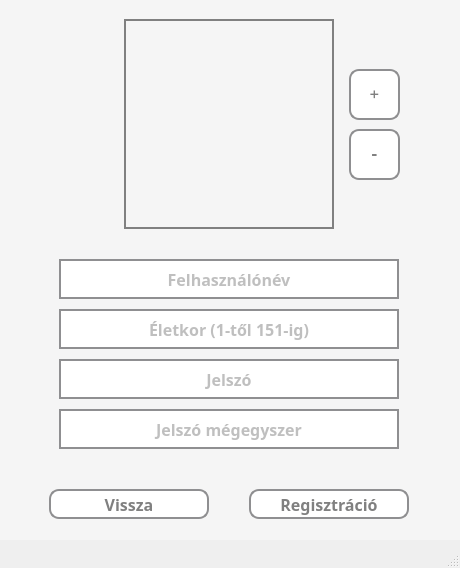
<?xml version="1.0" encoding="UTF-8"?>
<ui version="4.0">
 <class>registerAccountUI</class>
 <widget class="QMainWindow" name="registerAccountUI">
  <property name="geometry">
   <rect>
    <x>0</x>
    <y>0</y>
    <width>460</width>
    <height>568</height>
   </rect>
  </property>
  <property name="font">
   <font>
    <family>Corbel</family>
    <pointsize>12</pointsize>
   </font>
  </property>
  <property name="windowTitle">
   <string>Regisztráció</string>
  </property>
  <property name="styleSheet">
   <string notr="true"/>
  </property>
  <widget class="QWidget" name="centralwidget">
   <widget class="QWidget" name="widget" native="true">
    <property name="geometry">
     <rect>
      <x>-1</x>
      <y>-1</y>
      <width>461</width>
      <height>581</height>
     </rect>
    </property>
    <property name="styleSheet">
     <string notr="true">* {
	background-color: whitesmoke;
    font-size: 16px;
    font-weight: bold;
}</string>
    </property>
    <widget class="QPushButton" name="backButton">
     <property name="geometry">
      <rect>
       <x>50</x>
       <y>490</y>
       <width>160</width>
       <height>30</height>
      </rect>
     </property>
     <property name="styleSheet">
      <string notr="true">* {
	background-color: white;
	border: 2px solid #8f8f91;
	border-radius: 10px;
	color: grey;
}

*:hover {
	background-color: rgb(120, 120, 220);
	color: white;
}</string>
     </property>
     <property name="text">
      <string>Vissza</string>
     </property>
    </widget>
    <widget class="QPushButton" name="registerButton">
     <property name="geometry">
      <rect>
       <x>250</x>
       <y>490</y>
       <width>160</width>
       <height>30</height>
      </rect>
     </property>
     <property name="styleSheet">
      <string notr="true">* {
	background-color: white;
	border: 2px solid #8f8f91;
	border-radius: 10px;
	color: grey;
}

*:hover {
	background-color: rgb(120, 120, 220);
	color: white;
}</string>
     </property>
     <property name="text">
      <string>Regisztráció</string>
     </property>
    </widget>
    <widget class="QLineEdit" name="inputPwd2">
     <property name="geometry">
      <rect>
       <x>60</x>
       <y>410</y>
       <width>340</width>
       <height>40</height>
      </rect>
     </property>
     <property name="font">
      <font>
       <family>Corbel</family>
       <pointsize>-1</pointsize>
       <bold>true</bold>
      </font>
     </property>
     <property name="styleSheet">
      <string notr="true">* {
	font-size: 16px;
	background-color: white;
	border: 2px solid #8f8f91;
	border-radius: 0;
	color: grey;
}</string>
     </property>
     <property name="inputMask">
      <string/>
     </property>
     <property name="echoMode">
      <enum>QLineEdit::Password</enum>
     </property>
     <property name="alignment">
      <set>Qt::AlignCenter</set>
     </property>
     <property name="placeholderText">
      <string>Jelszó mégegyszer</string>
     </property>
    </widget>
    <widget class="QLineEdit" name="inputPwd1">
     <property name="geometry">
      <rect>
       <x>60</x>
       <y>360</y>
       <width>340</width>
       <height>40</height>
      </rect>
     </property>
     <property name="font">
      <font>
       <family>Corbel</family>
       <pointsize>-1</pointsize>
       <bold>true</bold>
      </font>
     </property>
     <property name="autoFillBackground">
      <bool>false</bool>
     </property>
     <property name="styleSheet">
      <string notr="true">* {
	font-size: 16px;
	background-color: white;
	border: 2px solid #8f8f91;
	border-radius: 0;
	color: grey;
}</string>
     </property>
     <property name="echoMode">
      <enum>QLineEdit::Password</enum>
     </property>
     <property name="alignment">
      <set>Qt::AlignCenter</set>
     </property>
     <property name="placeholderText">
      <string>Jelszó</string>
     </property>
    </widget>
    <widget class="QLineEdit" name="inputUserAge">
     <property name="geometry">
      <rect>
       <x>60</x>
       <y>310</y>
       <width>340</width>
       <height>40</height>
      </rect>
     </property>
     <property name="styleSheet">
      <string notr="true">* {
	font-size: 16px;
	background-color: white;
	border: 2px solid #8f8f91;
	border-radius: 0;
	color: grey;
}</string>
     </property>
     <property name="text">
      <string/>
     </property>
     <property name="echoMode">
      <enum>QLineEdit::Normal</enum>
     </property>
     <property name="alignment">
      <set>Qt::AlignCenter</set>
     </property>
     <property name="placeholderText">
      <string>Életkor (1-től 151-ig)</string>
     </property>
    </widget>
    <widget class="QLineEdit" name="inputUserName">
     <property name="geometry">
      <rect>
       <x>60</x>
       <y>260</y>
       <width>340</width>
       <height>40</height>
      </rect>
     </property>
     <property name="styleSheet">
      <string notr="true">* {
	font-size: 16px;
	background-color: white;
	border: 2px solid #8f8f91;
	border-radius: 0;
	color: grey;
}</string>
     </property>
     <property name="echoMode">
      <enum>QLineEdit::Normal</enum>
     </property>
     <property name="alignment">
      <set>Qt::AlignCenter</set>
     </property>
     <property name="placeholderText">
      <string>Felhasználónév</string>
     </property>
    </widget>
    <widget class="QFrame" name="profilePicture">
     <property name="geometry">
      <rect>
       <x>125</x>
       <y>20</y>
       <width>210</width>
       <height>210</height>
      </rect>
     </property>
     <property name="autoFillBackground">
      <bool>false</bool>
     </property>
     <property name="styleSheet">
      <string notr="true">border: 2px solid grey;</string>
     </property>
     <property name="frameShape">
      <enum>QFrame::StyledPanel</enum>
     </property>
     <property name="frameShadow">
      <enum>QFrame::Raised</enum>
     </property>
    </widget>
    <widget class="QPushButton" name="addPictureButton">
     <property name="geometry">
      <rect>
       <x>350</x>
       <y>70</y>
       <width>51</width>
       <height>51</height>
      </rect>
     </property>
     <property name="font">
      <font>
       <family>Courier</family>
       <pointsize>-1</pointsize>
       <bold>true</bold>
      </font>
     </property>
     <property name="styleSheet">
      <string notr="true">* {
	background-color: white;
	border: 2px solid #8f8f91;
	border-radius: 10px;
	color: grey;
}

*:hover {
	background-color: rgb(120, 120, 220);
	color: white;
}</string>
     </property>
     <property name="text">
      <string>+</string>
     </property>
    </widget>
    <widget class="QPushButton" name="removePictureButton">
     <property name="geometry">
      <rect>
       <x>350</x>
       <y>130</y>
       <width>51</width>
       <height>51</height>
      </rect>
     </property>
     <property name="font">
      <font>
       <family>Courier New</family>
       <pointsize>-1</pointsize>
       <bold>true</bold>
      </font>
     </property>
     <property name="styleSheet">
      <string notr="true">* {
	background-color: white;
	border: 2px solid #8f8f91;
	border-radius: 10px;
	color: grey;
}

*:hover {
	background-color: rgb(120, 120, 220);
	color: white;
}</string>
     </property>
     <property name="text">
      <string>-</string>
     </property>
    </widget>
   </widget>
  </widget>
  <widget class="QStatusBar" name="statusbar"/>
 </widget>
 <resources/>
 <connections/>
</ui>
